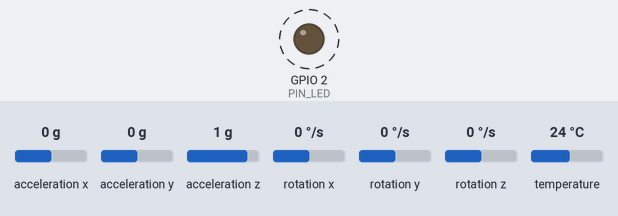
Simulated run of this program. Board: ESP32. On the bench: output pins drawn as LEDs (lit = HIGH). Dashed ring = blinking. The inputs (shaded band) are chosen by the test bench; at power-on: acceleration x 0 g, acceleration y 0 g, acceleration z 1 g, rotation x 0 °/s, rotation y 0 °/s, rotation z 0 °/s, temperature 24 °C. What the program prints to the serial monitor is not drawn.

Above: at 0.2 s.
Timing chart, 0 to 3.0 s (numbered marks = the images above):
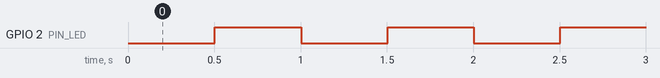

The program:

main.cpp
```cpp
#include <Arduino.h>

#include "app.h"

void setup() { appSetup(); }
void loop() { appLoop(); }
```

app.h
```cpp
#pragma once
// Implemented by app_logger.cpp (env:logger) or app_detector.cpp (env:detector).
void appSetup();
void appLoop();
```

app_logger.cpp
```cpp
// Data-collection firmware: streams t_ms,ax,ay,az,gx,gy,gz at 50 Hz.
// Read it with ml/record.py.
#include <Arduino.h>

#include "app.h"
#include "config.h"
#include "imu.h"

static unsigned long nextUs;

void appSetup() {
  Serial.begin(115200);
  pinMode(PIN_LED, OUTPUT);
  while (!imuBegin()) {
    Serial.printf("# MPU-6050 not found, check wiring (SDA=%d, SCL=%d)\n", PIN_SDA, PIN_SCL);
    delay(1000);
  }
  Serial.println("# t_ms,ax,ay,az,gx,gy,gz");
  nextUs = micros();
}

void appLoop() {
  if ((long)(micros() - nextUs) < 0) return;
  nextUs += SAMPLE_PERIOD_US;
  ImuSample s;
  if (!imuRead(s)) return;
  Serial.printf("%lu,%.4f,%.4f,%.4f,%.2f,%.2f,%.2f\n", millis(), s.ax, s.ay,
                s.az, s.gx, s.gy, s.gz);
  digitalWrite(PIN_LED, (millis() / 500) % 2);
}
```

imu.cpp
```cpp
#include "imu.h"

#include <Arduino.h>
#include <Adafruit_MPU6050.h>
#include <Wire.h>

#include "config.h"

namespace {
Adafruit_MPU6050 mpu;
constexpr float kMs2ToG = 1.0f / 9.80665f;
constexpr float kRadToDeg = 57.29578f;
}  // namespace

// Prints every address that ACKs on the bus (helps diagnose wiring).
static void i2cScan() {
  Serial.print("# I2C scan:");
  int found = 0;
  for (uint8_t a = 1; a < 127; ++a) {
    Wire.beginTransmission(a);
    if (Wire.endTransmission() == 0) { Serial.printf(" 0x%02X", a); ++found; }
  }
  Serial.println(found ? "" : " no devices (check VCC/GND/SDA/SCL)");
}

bool imuBegin() {
  static bool wireStarted = false;
  if (!wireStarted) {
    Wire.begin(PIN_SDA, PIN_SCL);
    Wire.setClock(400000);
    wireStarted = true;
  }
  // 0x68 with AD0 low/floating, 0x69 with AD0 high.
  if (!mpu.begin(0x68, &Wire) && !mpu.begin(0x69, &Wire)) {
    i2cScan();
    return false;
  }
  mpu.setAccelerometerRange(MPU6050_RANGE_16_G);   // falls can exceed 8 g
  mpu.setGyroRange(MPU6050_RANGE_2000_DEG);
  mpu.setFilterBandwidth(MPU6050_BAND_21_HZ);      // anti-alias for 50 Hz
  return true;
}

bool imuRead(ImuSample& s) {
  sensors_event_t a, g, t;
  if (!mpu.getEvent(&a, &g, &t)) return false;
  s.ax = a.acceleration.x * kMs2ToG;
  s.ay = a.acceleration.y * kMs2ToG;
  s.az = a.acceleration.z * kMs2ToG;
  s.gx = g.gyro.x * kRadToDeg;
  s.gy = g.gyro.y * kRadToDeg;
  s.gz = g.gyro.z * kRadToDeg;
  return true;
}
```

imu.h
```cpp
#pragma once

struct ImuSample {
  float ax, ay, az;  // g
  float gx, gy, gz;  // deg/s
};

// Configures the MPU-6050: +-16 g, +-2000 dps, 21 Hz DLPF.
bool imuBegin();
bool imuRead(ImuSample& s);
```

config.h
```cpp
#pragma once
// Pins and tuning. Detector thresholds mirror ml/config.py -- keep in sync.

// ---- Pins ------------------------------------------------------------------
// Matches the current wiring (found with env:diag). The textbook ESP32
// default is SDA=21/SCL=22; swap back if you rewire to that.
constexpr int PIN_SDA = 22;
constexpr int PIN_SCL = 21;
constexpr int PIN_MPU_INT = 19;     // wired for future motion-wake; unused in v1
constexpr int PIN_BUTTON = 4;       // to GND, internal pull-up
constexpr int PIN_BUZZER = 25;      // active buzzer (HIGH = sound)
constexpr int PIN_LED = 2;          // on-board LED
constexpr int PIN_BATT_ADC = -1;    // set to e.g. 35 if you add a 1:2 divider

// ---- Sampling --------------------------------------------------------------
constexpr int SAMPLE_HZ = 50;
constexpr unsigned long SAMPLE_PERIOD_US = 1000000UL / SAMPLE_HZ;

// ---- Stage 1: impact trigger ------------------------------------------------
constexpr float FREEFALL_G = 0.6f;
constexpr float IMPACT_G = 2.5f;
constexpr float IMPACT_ONLY_G = 3.0f;
constexpr int FREEFALL_WINDOW = 50;     // samples (1 s)

// ---- Stage 2: CNN ----------------------------------------------------------
constexpr float FALL_PROB_MIN = 0.6f;

// ---- Stage 3: post-impact check -------------------------------------------
constexpr int STILL_SAMPLES = 100;          // 2 s observed after the window
constexpr float STILL_ACC_TOL_G = 0.15f;    // | |a| - 1 g | below this ...
constexpr float STILL_GYRO_DPS = 20.0f;     // ... and |gyro| below this = still
constexpr float STILL_FRAC_MIN = 0.7f;      // fraction of still samples
constexpr float ORIENT_CHANGE_DEG = 45.0f;  // trunk tilt vs. before the fall
constexpr int COOLDOWN_SAMPLES = 25;

// ---- Alerting --------------------------------------------------------------
constexpr unsigned long PRE_ALERT_MS = 15000;   // time to cancel a false alarm
constexpr unsigned long LONG_PRESS_MS = 3000;   // manual SOS
constexpr unsigned long ALERT_RESEND_MS = 5000; // re-notify until acknowledged
constexpr unsigned long STATUS_PERIOD_MS = 60000;
constexpr const char* BLE_DEVICE_NAME = "FallGuard";
```

Measured:
- by itself, GPIO 2 (PIN_LED): alternates HIGH for 0.50 s and LOW for 0.50 s
